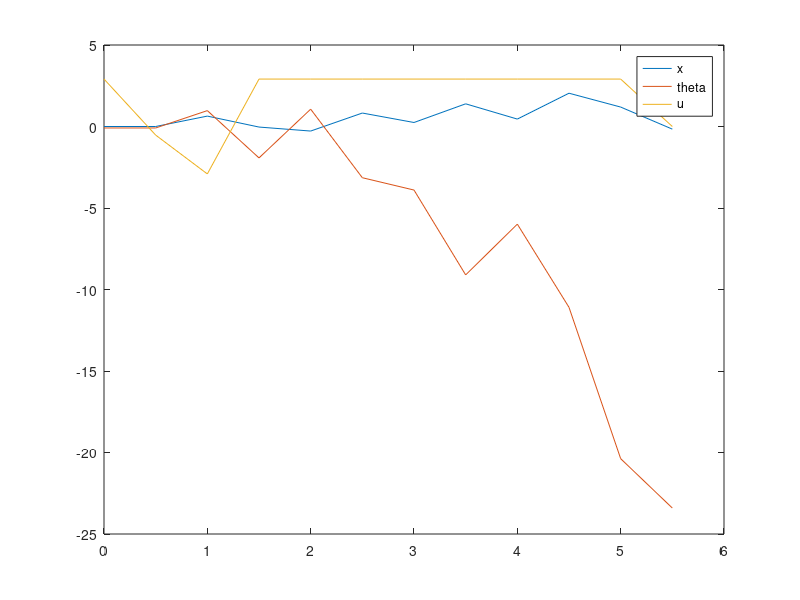

This chart was generated by the following MATLAB code:
%% MODELADO DEL SISTEMA. 
%Parámetros experimentales
mc = 1.08;     %Kg , masa del carro.
mp = 0.12;     %Kg , masa del péndulo.
M = mp + mc;   %Kg, masa total del sistema.
J = 0.0139;    %Kgm², momento de inercia del sistema.
cp = 0.0002 ;  %Nm.rad/s, coeficiente de rozamiento del péndulo.
cc = 4.08;     %Ns/m , coeficiente de rozamiento del carro.
g = 9.81;      % m/s², aceleración debida a la gravedad
lcm = 0.3;     %m, Distancia entre el centro de masas y el eje de rotación.  

%% Obtención de la representación en SS a partir de la dinámica

%Matrices M, C, G, B (Definen la dinámica del sistema). 

M_bar = [M,          -mp*lcm;
        -mp*lcm,      J]; 

C_bar = [cc,           0;
          0,          cp       ]; 

G_bar= [  0              0; 
          0,         -mp*g*lcm]; 

%A: 4x4, se tienen cuatros estados. 
A= [zeros(2),        eye(2);
    -M_bar\G_bar ,-M_bar\C_bar];

%B: 4x1, una acción de control para cuatro estados.
B = [0;0;[M_bar\[1;0]]];
B_volt = 0.64*B; %Relación lineal entre Newtons y voltios

%C: 4X4, disponibles todas las mediciones.
C = eye(4); 

%D: 1x1
D = 0; 



%% Control con optimización LQR.
G_BA = ss(A, B_volt, C, D)
n = 4; % N estados
m = 1; % N acciones de control 

%--- LQR ---
% 1. Definición de pesos
Q = diag([1, 1, 1, 1]); 
r = 0.1;                

R = r * eye(m);       

% 2. Resolver la optimización
[K_lqr, S, E] = lqr(A, B_volt, Q, R);

% --- Asignacion de polos en BC ---
p = [-2.5, -3, -3.5, -4]; 
K_plc = place(A, B_volt, p);

%% Control de posicion del sistema (Realimentación del estado)
N=12;
T=500e-3;
x=zeros(4,N);
x(2,1)=3.05;
u=zeros(1,N);
t=zeros(1,N);
u_max = 2.91;           %Saturacion de la acción de control (N)
ref = [0, 3.14, 0, 0];  %Punto control intestable

for k=1:N-1
   % Accion de control de posición:
   u(k) = -K_plc * (x(:,k) - ref'); %Aquí falta poner que la ref del ángulo es pi

   %Saturación de la acción de control:
   if (u(k) > u_max)
       u(k) = u_max;
   elseif (u(k) < -u_max)
       u(k) = -u_max;
   end
  
   
   % Simulación física (no lineal, "realidad")
   M_t = [M,          +mp*lcm*cos(x(2,k));
   +mp*lcm*cos(x(2,k)),      J];

   C_t = [cc,   -mp*lcm*x(4,k)*sin(x(2,k))
     0,          cp        ];

   G_t = [0; +mp*g*lcm*sin(x(2,k))];

   f1=x(3,k);
   f2=x(4,k);
   f34=M_t\([u(k);0]-C_t*x(3:4,k)-G_t);

   %Cálculo del valor de los estados en la siguiente iteración.
   x(:,k+1)=x(:,k)+T*[f1;f2;f34];
   t(k+1)=t(k)+T;
end

dist = x(1, :);
theta = x(2, :) -3.14; %Graficar todo en 0
vel = x(3, :);
theta_dot = x(4, :);

%Obtener la gráfica de la simulación
figure, plot(t, dist'), hold on
plot(t,theta')
plot(t, u')
legend('x', 'theta', 'u')

exportgraphics(gcf, 'sim_discreta_500ms.pdf', 'ContentType', 'vector');
